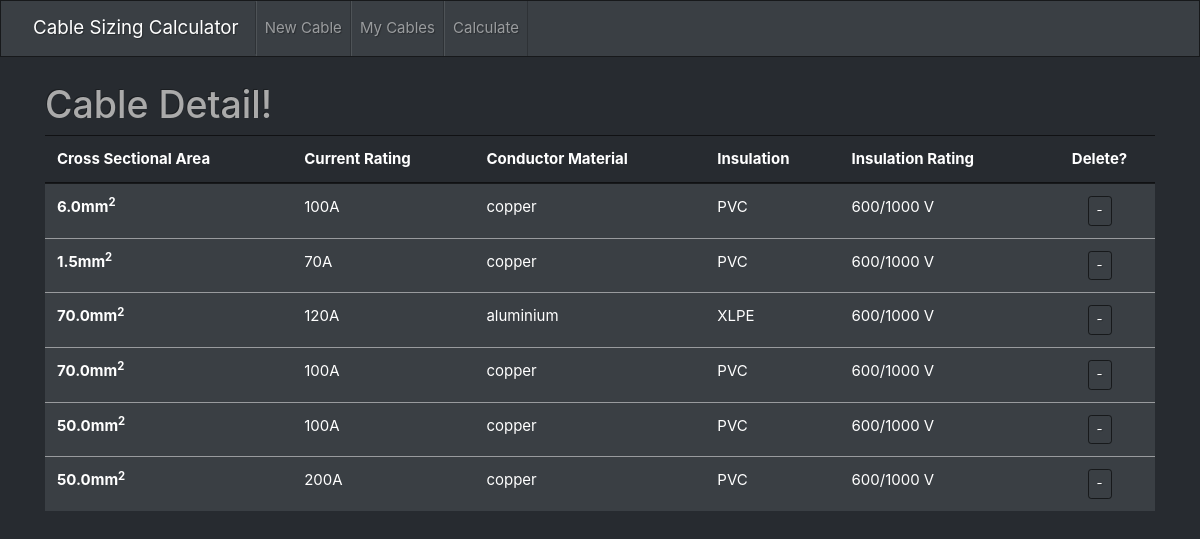
Page /details on the earlier database version.
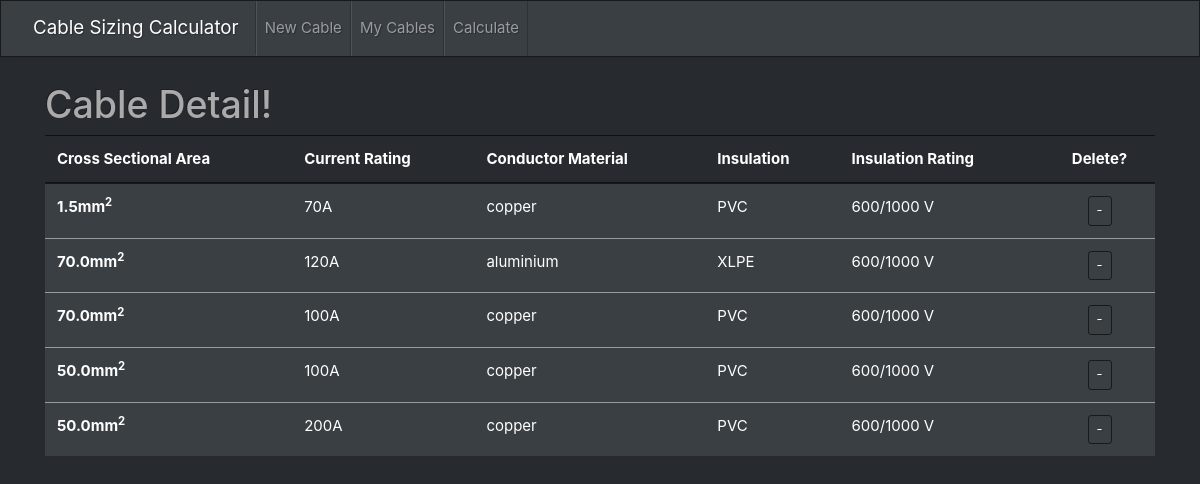
Same page on the later database version.
### calculations/models.py (models this page shows)
class Cable(models.Model):
    cross_section = models.FloatField() # unit is [mm^2]
    insulation = models.CharField(max_length=5)
    conductor = models.CharField(max_length=15)
    voltage_rating = models.CharField(max_length=20) #rating of insulation [V]
    short_circuit_1s = models.FloatField() # unit is [kA]
    nom_current_rating = models.IntegerField() #unit is [A]
    impedance = models.FloatField()

### calculations/views.py (the view)
# urls.py: path('details', cable_detail, name="details"),
def cable_detail(request):
    cables = Cable.objects.all()
    return render(request, 'calculations/cable_detail.html', {"cables": cables})

### calculations/templates/calculations/cable_detail.html (shortened to what this page needs)
{% extends "base.html" %}
{% block body %}
<h1>
  Cable Detail!
</h1>
  <table>
    <table class="table table-hover">
  <thead>
    <tr>
      <th scope="col">Cross Sectional Area</th>
      <th scope="col"> Current Rating</th>
      <th scope="col"> Conductor Material</th>
      <th scope="col">Insulation</th>
      <th scope="col">Insulation Rating</th>
      <th scope="col" style="text-align:center"> Delete?</th>
    </tr>
  </thead>
  <tbody>
    {%for cable in cables %}
    <tr class="table-primary">
      <th scope="row">{{cable.cross_section}}mm<sup>2</sup></th>
      <td>{{cable.nom_current_rating}}A</td>
      <td>{{cable.conductor}}</td>
      <td>{{cable.insulation}}</td>
      <td>{{cable.voltage_rating}}</td>
      <td style="text-align:center">
        <button class="btn btn-outline-danger btn-sm" id="del">
          <a href="{% url 'delete' cable.id %}">-</a>
        </button>
      </td>
    </tr>
    {% endfor %}
  </tbody>
</table>
{% endblock %}

Differences in the rows shown:
removed Cable: cross_section "6.0", nom_current_rating "100", conductor "copper", insulation "PVC", voltage_rating "600/1000 V"
